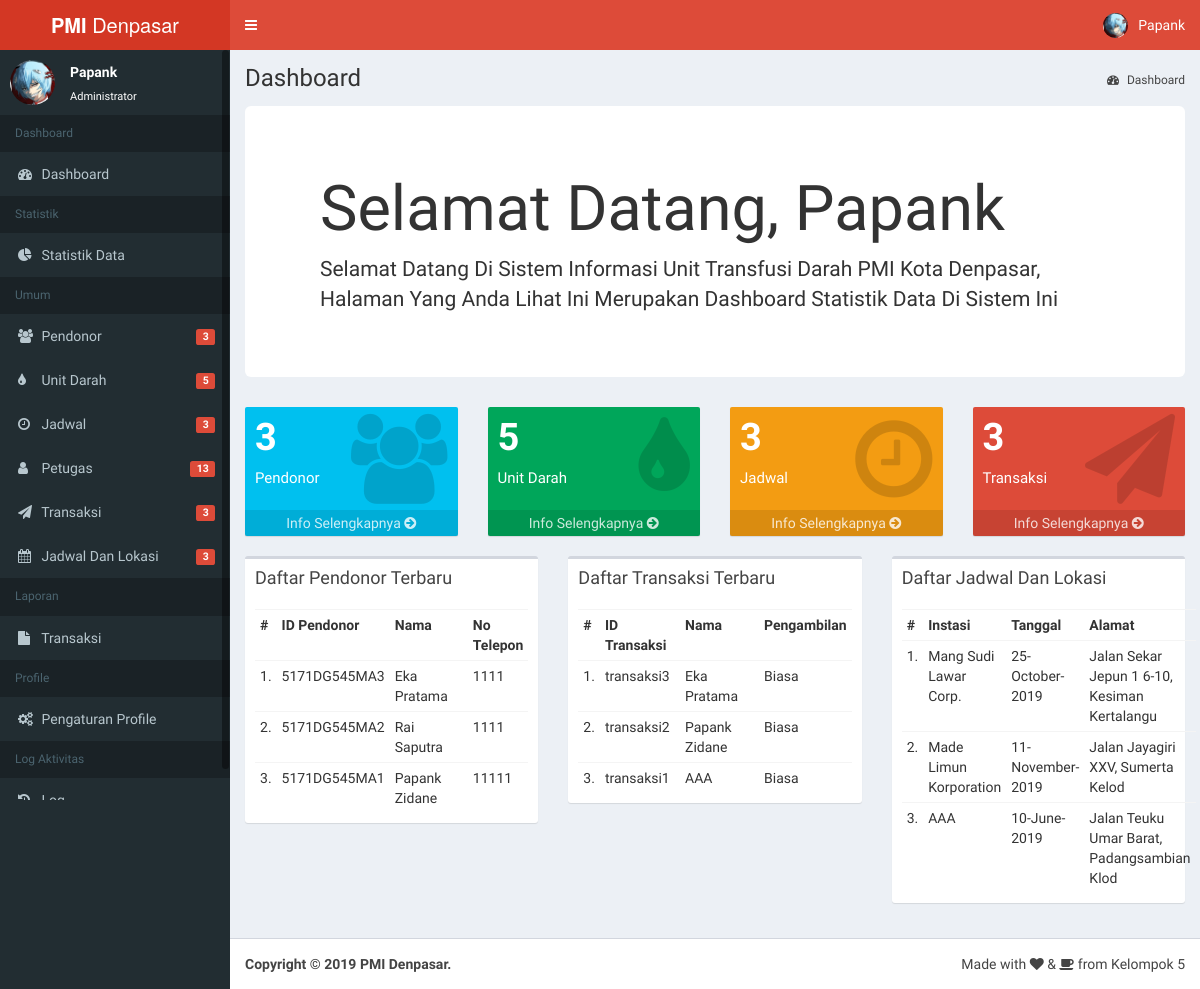
The app's page /admin/index.php (signed in), older data.
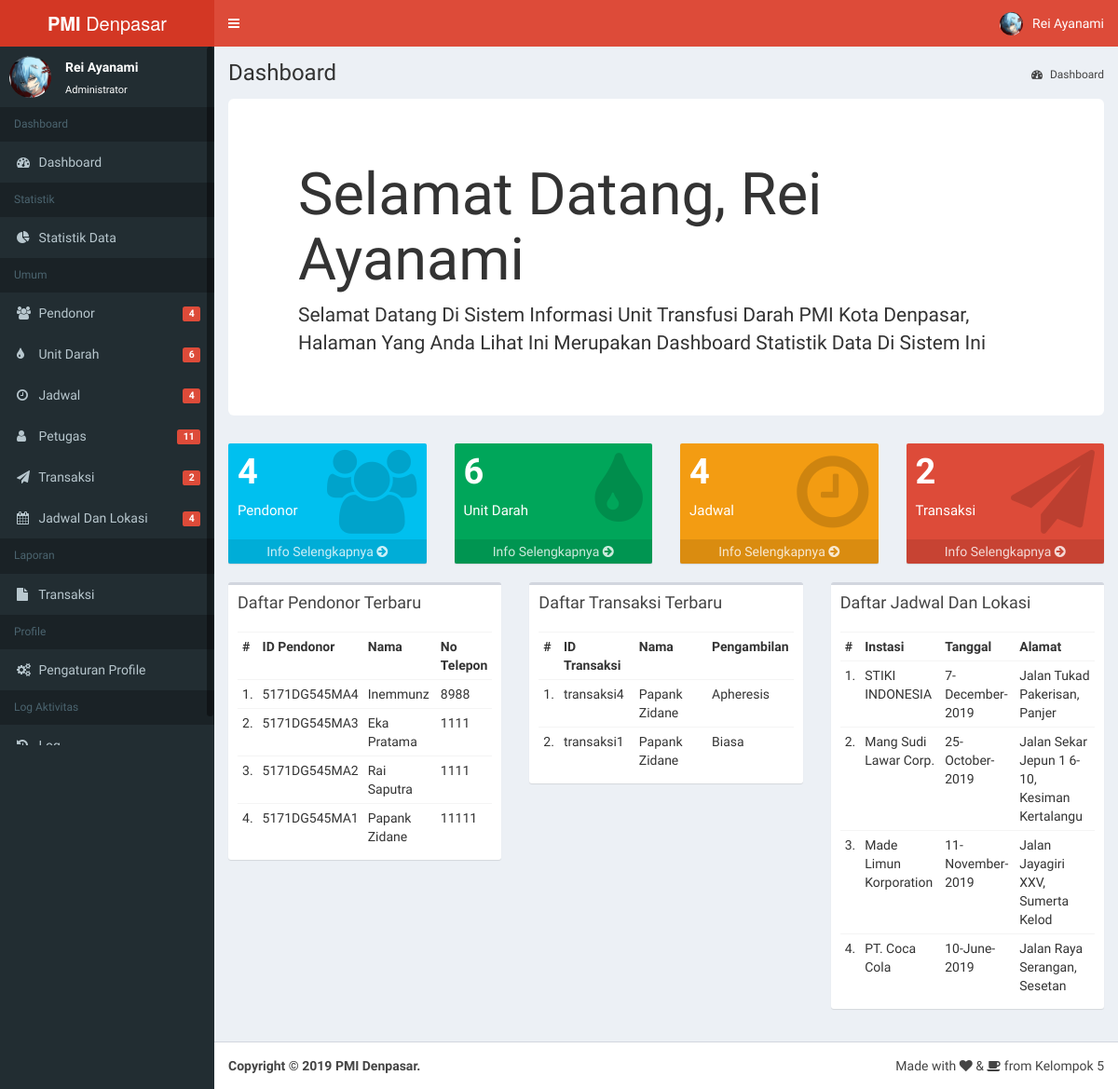
The same page, newer data.
### tables this page shows
CREATE TABLE `petugas` (
  `id_petugas` varchar(20) NOT NULL,
  `username` varchar(20) NOT NULL,
  `nama_petugas` varchar(50) NOT NULL,
  `posisi_petugas` varchar(20) NOT NULL,
  `foto_petugas` varchar(255) NOT NULL
);

CREATE TABLE `pendonor` (
  `id_pendonor` varchar(20) NOT NULL,
  `nama_lengkap_pendonor` varchar(50) NOT NULL,
  `jenis_kelamin_pendonor` varchar(10) NOT NULL,
  `tanggal_lahir_pendonor` date NOT NULL,
  `tempat_lahir_pendonor` text NOT NULL,
  `alamat_pendonor` text NOT NULL,
  `pekerjaan_pendonor` varchar(50) NOT NULL,
  `golongan_darah_pendonor` varchar(20) NOT NULL,
  `no_telp_pendonor` varchar(15) NOT NULL
);

CREATE TABLE `transaksi` (
  `id_transaksi` varchar(12) NOT NULL,
  `id_pendonor` varchar(20) NOT NULL,
  `id_petugas` varchar(20) NOT NULL,
  `nama_pendonor` text NOT NULL,
  `nomor_kantong_darah` varchar(20) NOT NULL,
  `golongan_darah` varchar(3) NOT NULL,
  `id_jadwal` varchar(10) NOT NULL,
  `tanggal` date NOT NULL,
  `pengambilan` varchar(20) NOT NULL
);

### fungsi.php (called while the page is built, shortened)
<?php
$url = 'http://127.0.0.1/pmi/';
function base_url()
{
    $url = 'http://127.0.0.1/pmi/';
    return $url;
}
function dapatkaninfo($username)
{
    $q = 'SELECT * FROM petugas WHERE username="' . $username . '" LIMIT 1';
    $p = mysqli_query($GLOBALS['conn'], $q) or die(mysqli_error);
    $n = mysqli_fetch_array($p);
    $id = $n['id_petugas'];
    $nama = $n['nama_petugas'];
    $posisi = $n['posisi_petugas'];
    $username = $n['username'];
    $foto = $n['foto_petugas'];
    $arrayinfo = array($nama, $posisi, $foto, $id, $username);
    return $arrayinfo;
}
function dapatkandatadashboard($nama_tabel, $orderkolom)
{
    return mysqli_query($GLOBALS['conn'], 'SELECT * FROM ' . $nama_tabel . ' ORDER BY ' . $orderkolom . ' DESC LIMIT 5');
}
function dapatkantotal($nama_tabel)
{
    $query = mysqli_query($GLOBALS['conn'], "SELECT COUNT(*) FROM $nama_tabel;");
    $result = mysqli_fetch_array($query);
    return $result[0];
}

### kontent/statistikdashboard.php (the view)
<section class="content-header">
	<h1>
		Dashboard
	</h1>
	<ol class="breadcrumb">
		<li><a href="#"><i class="fa fa-dashboard"></i> Dashboard</a></li>
	</ol>
</section>
<section class="content container-fluid">
	<div class="jumbotron">
		<div class="container">
			<h1>Selamat Datang, <?php echo dapatkaninfo(username)[0];?> </h1>
			<p>Selamat Datang Di Sistem Informasi Unit Transfusi Darah PMI Kota Denpasar, Halaman Yang Anda Lihat Ini
				Merupakan Dashboard Statistik Data Di Sistem Ini</p>
		</div>
	</div>
	<div class="row">
		<div class="col-lg-3 col-xs-6">
			<div class="small-box bg-aqua">
				<div class="inner">
					<h3><?php echo dapatkantotal('pendonor'); ?></h3>
					<p>Pendonor</p>
				</div>
				<div class="icon">
					<i class="fa fa-users"></i>
				</div>
				<a href="<?php echo base_url();?>admin/pendonor/" class="small-box-footer">Info Selengkapnya <i
						class="fa fa-arrow-circle-right"></i></a>
			</div>
		</div>
		<div class="col-lg-3 col-xs-6">
			<div class="small-box bg-green">
				<div class="inner">
					<h3><?php echo dapatkantotal('unit_darah'); ?></h3>
					<p>Unit Darah</p>
				</div>
				<div class="icon">
					<i class="fa fa-tint"></i>
				</div>
				<a href="<?php echo base_url();?>admin/unitdarah/" class="small-box-footer">Info Selengkapnya <i
						class="fa fa-arrow-circle-right"></i></a>
			</div>
		</div>
		<div class="col-lg-3 col-xs-6">
			<div class="small-box bg-yellow">
				<div class="inner">
					<h3><?php echo dapatkantotal('jadwal'); ?></h3>
					<p>Jadwal</p>
				</div>
				<div class="icon">
					<i class="fa fa-clock-o"></i>
				</div>
				<a href="<?php echo base_url();?>admin/jadwal/" class="small-box-footer">Info Selengkapnya <i
						class="fa fa-arrow-circle-right"></i></a>
			</div>
		</div>
		<div class="col-lg-3 col-xs-6">
			<div class="small-box bg-red">
				<div class="inner">
					<h3><?php echo dapatkantotal('transaksi'); ?></h3>
					<p>Transaksi</p>
				</div>
				<div class="icon">
					<i class="fa fa-send"></i>
				</div>
				<a href="<?php echo base_url();?>admin/transaksi/" class="small-box-footer">Info Selengkapnya <i
						class="fa fa-arrow-circle-right"></i></a>
			</div>
		</div>
	</div>
	<div class="row">
		<div class="col-lg-4 col-xs-12">
			<div class="box">
				<div class="box-header">
					<h3 class="box-title">Daftar Pendonor Terbaru</h3>
				</div>
				<div class="box-body padding">
					<table class="table table-condensed">
						<tr>
							<th style="width: 10px">#</th>
							<th>ID Pendonor</th>
							<th>Nama</th>
							<th style="width: 40px">No Telepon</th>
						</tr>
						<?php
				$penomoran = 0;
				$query = dapatkandatadashboard('pendonor','id_pendonor');
				if(mysqli_num_rows($query) != 0){
				while($n = mysqli_fetch_array($query)){
					$id_pendonor = $n['id_pendonor'];
					$nama_lengkap_pendonor = $n['nama_lengkap_pendonor'];
					$no_telp_pendonor = $n['no_telp_pendonor'];
					$penomoran++;
					?>
						<tr>
							<td><?php echo $penomoran.'.'?></td>
							<td><?php echo $id_pendonor?></td>
							<td><?php echo $nama_lengkap_pendonor?></td>
							<td><?php echo $no_telp_pendonor?></td>
						</tr>
						<?php
				}
				}else{
					echo'<tr>
						<td colspan="4" align="center">Belum Ada Data Pendonor</td>
						</tr>';
				}
		?>
					</table>
				</div>
			</div>
		</div>
		<div class="col-lg-4 col-xs-12">
			<div class="box">
				<div class="box-header">
					<h3 class="box-title">Daftar Transaksi Terbaru</h3>
				</div>
				<div class="box-body padding">
					<table class="table table-condensed">
						<tr>
							<th style="width: 10px">#</th>
							<th>ID Transaksi</th>
							<th>Nama</th>
							<th style="width: 40px">Pengambilan</th>
						</tr>
						<?php
				$penomoran = 0;
				$query = dapatkandatadashboard('transaksi','id_transaksi');
				if(mysqli_num_rows($query) != 0){
				while($n = mysqli_fetch_array($query)){
					$id_transaksi = $n['id_transaksi'];
					$nama_pendonor = $n['nama_pendonor'];
					$pengambilan = $n['pengambilan'];
					$penomoran++;
					?>
						<tr>
							<td><?php echo $penomoran.'.'?></td>
							<td><?php echo $id_transaksi?></td>
							<td><?php echo $nama_pendonor?></td>
							<td><?php echo $pengambilan?></td>
						</tr>
						<?php
				}
				}else{
					echo'<tr>
						<td colspan="4" align="center">Belum Ada Data Transaksi</td>
						</tr>';
				}
		?>
					</table>
				</div>
			</div>
		</div>
		<div class="col-lg-4 col-xs-12">
			<div class="box">
				<div class="box-header">
					<h3 class="box-title">Daftar Jadwal Dan Lokasi</h3>
				</div>
				<div class="box-body padding">
					<table class="table table-condensed">
						<tr>
							<th style="width: 10px">#</th>
							<th>Instasi</th>
							<th>Tanggal</th>
							<th>Alamat</th>
						</tr>
						<?php
				$penomoran = 0;
				$query = dapatkandatadashboard('jadwaldanlokasi','id_jadwallokasi');
				if(mysqli_num_rows($query) != 0){
				while($n = mysqli_fetch_array($query)){
					$instasi_jadwal = $n['instasi_jadwal'];
					$tanggal_jadwal = $n['tanggal_jadwal'];
					$alamat_jadwal = $n['alamat_jadwal'];
					$penomoran++;
					?>
						<tr>
							<td><?php echo $penomoran.'.'?></td>
							<td><?php echo $instasi_jadwal?></td>
							<td><?php echo date('j-F-Y',strtotime($tanggal_jadwal))?></td>
							<td><?php echo $alamat_jadwal?></td>
						</tr>
						<?php
				}
				}else{
					echo'<tr>
						<td colspan="4" align="center">Belum Ada Data Unit Darah</td>
						</tr>';
				}
		?>
					</table>
				</div>
			</div>
		</div>
	</div>
</section>

### admin/index.php (shortened to what this page needs)
<?php
	if(!isset($_SESSION['sesi']) || $_SESSION['sesi'] != 'admin'){
		header("location:../login");
	} else {
		include("../fungsi.php");
?>
<!DOCTYPE html>
<html>
<head>
  <link rel="stylesheet" href="<?php echo $url; ?>dist/css/bootstrap.css">
  <link rel="stylesheet" href="<?php echo $url; ?>dist/css/dataTables.bootstrap.min.css">
  <link rel="stylesheet" href="<?php echo $url; ?>dist/css/font-awesome.min.css">
  <link rel="stylesheet" href="<?php echo $url; ?>dist/css/AdminLTE.min.css">
  <link rel="stylesheet" href="<?php echo $url; ?>dist/css/skin.css">
  <link rel="stylesheet" href="https://cdnjs.cloudflare.com/ajax/libs/Chart.js/2.8.0/Chart.css">
  <link rel="stylesheet" href="<?php echo $url; ?>dist/css/dashboard.css">
  <link rel="stylesheet" href="<?php echo $url; ?>dist/css/datepicker.min.css">
  <link rel="stylesheet" href="<?php echo $url; ?>dist/css/sweetalert2.min.css">
  <link rel="stylesheet" href="<?php echo $url; ?>dist/css/responsive.dataTables.min.css">
  <link rel="stylesheet" href="https://cdn.jsdelivr.net/npm/leaflet-search@2.4.0/dist/leaflet-search.min.css">
  <link rel="stylesheet" href="https://unpkg.com/leaflet@1.4.0/dist/leaflet.css" />
  <link rel="stylesheet" href="https://unpkg.com/esri-leaflet-geocoder@2.2.13/dist/esri-leaflet-geocoder.css">
</head>
<body class="hold-transition skin-red fixed sidebar-mini">
<div class="wrapper">
  <header class="main-header">
    <a href="index.php" class="logo">
      <span class="logo-lg"><b>PMI</b> Denpasar</span>
    </a>
    <nav class="navbar navbar-static-top" role="navigation">
      <a href="#" class="sidebar-toggle" data-toggle="push-menu" role="button">
      </a>
      <div class="navbar-custom-menu">
        <ul class="nav navbar-nav">
          <li class="dropdown user user-menu">
            <a href="#" class="dropdown-toggle" data-toggle="dropdown">
              <img src="<?php echo $url; ?>img/<?php echo dapatkaninfo(username)[2]; ?>" class="user-image" alt="User Image">
              <span class="hidden-xs"><?php echo dapatkaninfo(username)[0]; ?></span>
            </a>
          </li>
        </ul>
      </div>
    </nav>
  </header>
  <aside class="main-sidebar">
    <section class="sidebar">
      <div class="user-panel">
        <div class="pull-left image">
          <img src="<?php echo $url; ?>img/<?php echo dapatkaninfo(username)[2]; ?>" class="img-circle" alt="User Image">
        </div>
        <div class="pull-left info">
          <p><?php echo dapatkaninfo(username)[0]; ?></p>
          <a href="#">Administrator</a>
        </div>
      </div>
      <ul class="sidebar-menu" data-widget="tree">
		<li class="header">Dashboard</li>
		<li><a href="<?php echo $url; ?>admin/"><i class="fa fa-dashboard"></i> <span>Dashboard</span></a></li>
		<li class="header">Statistik</li>
		<li><a href="<?php echo $url; ?>admin/statistikdata"><i class="fa fa-pie-chart"></i> <span>Statistik Data</span></a></li>
        <li class="header">Umum</li>
        <li><a href="<?php echo $url; ?>admin/pendonor"><i class="fa fa-users"></i> <span>Pendonor</span>
		<span class="pull-right-container">
              <span class="label label-danger pull-right"><?php echo dapatkantotal('pendonor'); ?></span>
            </span></a></li>
			<li><a href="<?php echo $url; ?>admin/unitdarah"><i class="fa fa-tint"></i> <span>Unit Darah</span>
		<span class="pull-right-container">
              <span class="label label-danger pull-right"><?php echo dapatkantotal('unit_darah'); ?></span>
            </span></a></li>
		<li><a href="<?php echo $url; ?>admin/jadwal"><i class="fa fa-clock-o"></i> <span>Jadwal</span>
		<span class="pull-right-container">
              <span class="label label-danger pull-right"><?php echo dapatkantotal('jadwal'); ?></span>
            </span></a></li>
		<li><a href="<?php echo $url; ?>admin/petugas"><i class="fa fa-user"></i> <span>Petugas</span><span class="pull-right-container">
              <span class="label label-danger pull-right"><?php echo dapatkantotal('petugas'); ?></span>
            </span></a></li>
		<li><a href="<?php echo $url; ?>admin/transaksi"><i class="fa fa-send"></i> <span>Transaksi</span><span class="pull-right-container">
              <span class="label label-danger pull-right"><?php echo dapatkantotal('transaksi'); ?></span>
            </span></a></li>
					<li><a href="<?php echo $url; ?>admin/jadwallokasi"><i class="fa fa-calendar"></i> <span>Jadwal Dan Lokasi</span><span class="pull-right-container">
              <span class="label label-danger pull-right"><?php echo dapatkantotal('jadwaldanlokasi'); ?></span>
            </span></a></li>
            <li class="header">Laporan</li>
		<li><a href="<?php echo $url; ?>admin/laptransaksi"><i class="fa fa-file"></i> <span>Transaksi</span></a></li>
		<li class="header">Profile</li>
		<li><a href="<?php echo $url; ?>admin/profile"><i class="fa fa-gears"></i> <span>Pengaturan Profile</span></a></li>
    <li class="header">Log Aktivitas</li>
		<li><a href="<?php echo $url; ?>admin/logaktivitas"><i class="fa fa-history"></i> <span>Log</span></a></li>
      </ul>
    </section>
  </aside>
  <div class="content-wrapper">
	<?php
	if(isset($_GET["halaman"])){
		if($_GET["halaman"] == "pendonor"){
			include('../kontent/pendonor.php');
		}else if($_GET["halaman"] == "transaksi"){
			include('../kontent/transaksi.php');
		}else if($_GET["halaman"] == "profile"){
			include('../kontent/pengaturan_profile.php');
		}else if($_GET["halaman"] == "jadwal"){
			include('../kontent/jadwal.php');
		}else if($_GET["halaman"] == "unitdarah"){
			include('../kontent/unitdarah.php');
		}else if($_GET["halaman"] == "petugas"){
			include('../kontent/petugas.php');
		}else if($_GET["halaman"] == "jadwallokasi"){
			include('../kontent/jadwallokasi.php');
		}else if($_GET["halaman"] == "statistikdata"){
			include('../kontent/statistikdata.php');
		}else if($_GET["halaman"] == "laptransaksi"){
			include('../kontent/report_transaksi.php');
		}else if($_GET["halaman"] == "logaktivitas"){
			include('../kontent/logaktivitas.php');
		}else{
			include('../kontent/404.php');
		}
	}elseif(isset($_GET[!"halaman"])){
			include('../kontent/404.php');
	}else{
			include('../kontent/statistikdashboard.php');
	}
	?>
  </div>
  <footer class="main-footer">
    <div class="pull-right hidden-xs">
      Made with <p class="fa fa-heart"></p> & <p class="fa fa-coffee"></p> from Kelompok 5
    </div>
    <strong>Copyright &copy; 2019 PMI Denpasar.</strong>
  </footer>
</body>
</html>
	<?php } ?>

Row changes from the older to the newer data that the page shows:
removed transaksi: id_transaksi "transaksi3", nama_pendonor "Eka Pratama", pengambilan "Biasa"
removed transaksi: id_transaksi "transaksi2", nama_pendonor "Papank Zidane", pengambilan "Biasa"
added pendonor: id_pendonor "5171DG545MA4", nama_lengkap_pendonor "Inemmunz", no_telp_pendonor "8988"
added transaksi: id_transaksi "transaksi4", nama_pendonor "Papank Zidane", pengambilan "Apheresis"
changed transaksi "transaksi1": nama_pendonor "AAA" → "Papank Zidane"
Text that changed along with them:
dapatkaninfo(username)[0]: "Papank" → "Rei Ayanami"
dapatkantotal('pendonor'): "3" → "4"
dapatkantotal('unit_darah'): "5" → "6"
dapatkantotal('jadwal'): "3" → "4"
dapatkantotal('petugas'): "13" → "11"
dapatkantotal('transaksi'): "3" → "2"
dapatkantotal('jadwaldanlokasi'): "3" → "4"
new list line: "1 . STIKI INDONESIA 7-December-2019 Jalan Tukad Pakerisan, Panjer"
new list line: "4 . PT. Coca Cola 10-June-2019 Jalan Raya Serangan, Sesetan"
list line gone: "3 . AAA 10-June-2019 Jalan Teuku Umar Barat, Padangsambian Klod"
